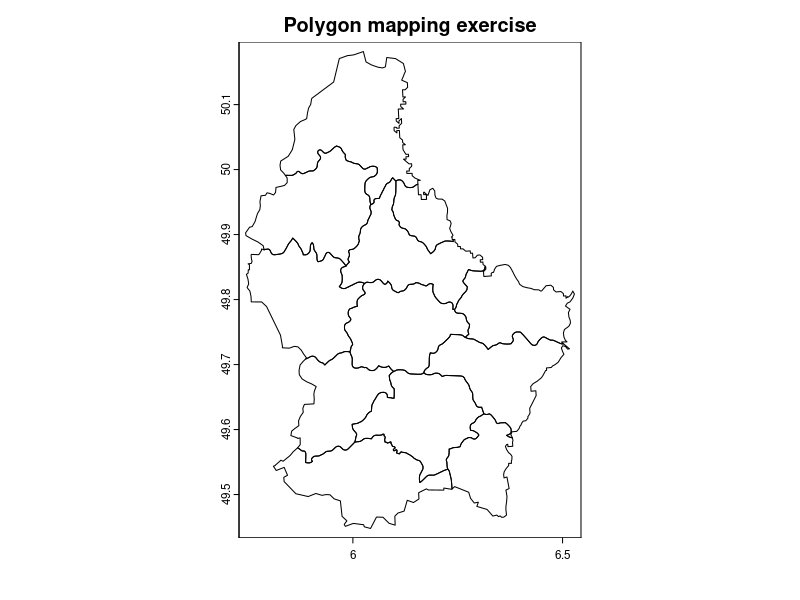

The R script that drew this image:
# Geospatial Analysis with R
# Case studies and practicals
# Adapted original teaching example

library(terra)
v <- vect(system.file("ex/lux.shp", package = "terra"))
# Simple illustration: geometry area depends on the coordinate system
areas_km2 <- expanse(v, unit = "km")
summary(areas_km2)
plot(v, main = "Polygon mapping exercise")
